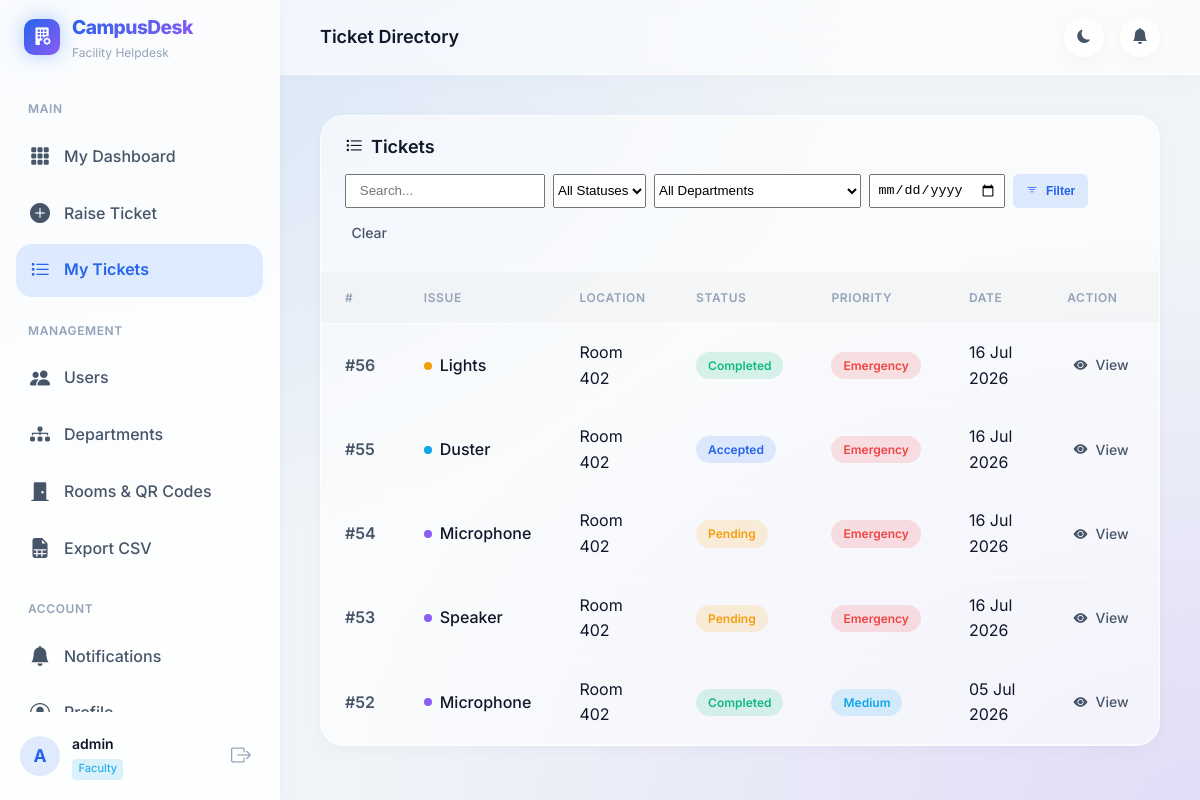
/tickets/list/ (signed in), run on the app's committed database.
### accounts/models.py (models this page shows, shortened)
class CustomUser(AbstractUser):
    ROLE_CHOICES = (
        ('ADMIN', 'Admin'),
        ('FACULTY', 'Faculty'),
        ('ATTENDER', 'Attender'),
    )
    role = models.CharField(max_length=15, choices=ROLE_CHOICES, default='FACULTY')
    phone_number = models.CharField(max_length=15, blank=True, null=True)
    department = models.ForeignKey(
        'tickets.Department',
        on_delete=models.SET_NULL,
        null=True,
        blank=True,
        related_name='users'
    )
    @property
    def is_admin_role(self):
        return self.role == 'ADMIN' or self.is_superuser

### tickets/models.py (models this page shows, shortened)
class Ticket(models.Model):
    CATEGORY_CHOICES = (
        ('SUPPLIES', 'Classroom Supplies'),
        ('TECHNICAL', 'Technical Issues'),
        ('MAINTENANCE', 'Maintenance'),
    )
    SUB_CATEGORY_CHOICES = (
        ('Chalk', 'Chalk'),
        ('Duster', 'Duster'),
        ('Marker', 'Marker'),
        ('White Paper', 'White Paper'),
        ('Projector', 'Projector'),
        ('Microphone', 'Microphone'),
        ('Speaker', 'Speaker'),
        ('Smart Board', 'Smart Board'),
        ('Computer', 'Computer'),
        ('Internet', 'Internet'),
        ('Fan', 'Fan'),
        ('Lights', 'Lights'),
        ('Door', 'Door'),
        ('Bench', 'Bench'),
        ('Water Leakage', 'Water Leakage'),
    )
    PRIORITY_CHOICES = (
        ('LOW', 'Low'),
        ('MEDIUM', 'Medium'),
        ('HIGH', 'High'),
        ('EMERGENCY', 'Emergency'),
    )
    STATUS_CHOICES = (
        ('PENDING', 'Pending'),
        ('ACCEPTED', 'Accepted'),
        ('IN_PROGRESS', 'In Progress'),
        ('COMPLETED', 'Completed'),
        ('CANCELLED', 'Cancelled'),
    )
    faculty = models.ForeignKey(
        settings.AUTH_USER_MODEL,
        on_delete=models.CASCADE,
        related_name='raised_tickets'
    )
    attender = models.ForeignKey(
        settings.AUTH_USER_MODEL,
        on_delete=models.SET_NULL,
        null=True,
        blank=True,
        related_name='assigned_tickets'
    )
    room = models.ForeignKey(Room, on_delete=models.CASCADE, related_name='tickets')
    category = models.CharField(max_length=20, choices=CATEGORY_CHOICES)
    sub_category = models.CharField(max_length=50, choices=SUB_CATEGORY_CHOICES)
    priority = models.CharField(max_length=15, choices=PRIORITY_CHOICES, default='MEDIUM')
    status = models.CharField(max_length=15, choices=STATUS_CHOICES, default='PENDING')
    description = models.TextField(blank=True, null=True)
    created_at = models.DateTimeField(auto_now_add=True)
    accepted_at = models.DateTimeField(null=True, blank=True)
    completed_at = models.DateTimeField(null=True, blank=True)
    updated_at = models.DateTimeField(auto_now=True)
    class Meta:
        ordering = ['-created_at']

class Room(models.Model):
    room_number = models.CharField(max_length=50, unique=True)
    floor = models.CharField(max_length=50)
    department = models.ForeignKey(Department, on_delete=models.CASCADE, related_name='rooms')
    qr_code = models.ImageField(upload_to='qr_codes/', blank=True, null=True)

### tickets/views.py (the view)
# urls.py: path('list/', views.ticket_list, name='ticket_list'),
@login_required
def ticket_list(request):
    queryset = Ticket.objects.all()
    if request.user.role == 'FACULTY':
        queryset = queryset.filter(faculty=request.user)
    elif request.user.role == 'ATTENDER':
        queryset = queryset.filter(Q(attender=request.user) | Q(status='PENDING', room__department=request.user.department))
    search_query = request.GET.get('search', '')
    status_filter = request.GET.get('status', '')
    dept_filter = request.GET.get('department', '')
    priority_filter = request.GET.get('priority', '')
    date_filter = request.GET.get('date', '')
    if search_query:
        queryset = queryset.filter(
            Q(description__icontains=search_query) |
            Q(room__room_number__icontains=search_query) |
            Q(sub_category__icontains=search_query)
        )
    if status_filter:
        queryset = queryset.filter(status=status_filter)
    if dept_filter:
        queryset = queryset.filter(room__department_id=dept_filter)
    if priority_filter:
        queryset = queryset.filter(priority=priority_filter)
    if date_filter:
        queryset = queryset.filter(created_at__date=date_filter)
    queryset = queryset.order_by('-created_at')
    paginator = Paginator(queryset, 10)
    page_number = request.GET.get('page')
    page_obj = paginator.get_page(page_number)
    departments = Department.objects.all()
    return render(request, 'tickets/ticket_list.html', {
        'page_obj': page_obj,
        'departments': departments,
        'search_query': search_query,
        'status_filter': status_filter,
        'dept_filter': dept_filter,
        'priority_filter': priority_filter,
        'date_filter': date_filter,
        'status_choices': Ticket.STATUS_CHOICES,
        'priority_choices': Ticket.PRIORITY_CHOICES,
    })

### templates/tickets/ticket_list.html (shortened to what this page needs)
{% extends 'base_dashboard.html' %}
{% block nav_list %}active{% endblock %}
{% block page_title %}Ticket Directory{% endblock %}
{% block content %}
<div class="card card-lg">
    <div class="card-header" style="flex-wrap: wrap; gap: 1rem;">
        <h2 class="card-title"><i class="bi bi-list-task"></i> Tickets</h2>
        <form method="get" class="filter-inline" style="display: flex; gap: 0.5rem; flex-wrap: wrap;">
            <input type="text" name="search" class="form-control" placeholder="Search..." value="{{ search_query }}" style="width: 200px; padding: 0.4rem 0.8rem;">
            <select name="status" class="form-select-sm">
                <option value="">All Statuses</option>
            </select>
            <select name="department" class="form-select-sm">
                <option value="">All Departments</option>
            </select>
            <input type="date" name="date" class="form-control" value="{{ date_filter }}" style="width: auto; padding: 0.4rem;">
            <button type="submit" class="btn btn-primary-sm"><i class="bi bi-filter"></i> Filter</button>
            <a href="?" class="btn btn-ghost-sm">Clear</a>
        </form>
    </div>
    <div class="card-body p-0">
        <div class="table-responsive">
            <table class="data-table">
                <thead>
                    <tr>
                        <th>#</th>
                        <th>Issue</th>
                        <th>Location</th>
                        <th>Status</th>
                        <th>Priority</th>
                        <th>Date</th>
                        <th>Action</th>
                    </tr>
                </thead>
                <tbody>
                    {% for ticket in page_obj %}
                    <tr class="table-row-animate">
                        <td><a href="{% url 'tickets:ticket_detail' ticket.id %}" class="ticket-id">#{{ ticket.id }}</a></td>
                        <td>
                            <div class="ticket-category">
                                <span class="category-dot cat-{{ ticket.category|lower }}"></span>
                                {{ ticket.sub_category }}
                            </div>
                        </td>
                        <td>Room {{ ticket.room.room_number }}</td>
                        <td><span class="status-badge status-{{ ticket.status|lower }}">{{ ticket.get_status_display }}</span></td>
                        <td><span class="priority-badge priority-{{ ticket.priority|lower }}">{{ ticket.get_priority_display }}</span></td>
                        <td>{{ ticket.created_at|date:"d M Y" }}</td>
                        <td>
                            <a href="{% url 'tickets:ticket_detail' ticket.id %}" class="btn btn-ghost-sm"><i class="bi bi-eye-fill"></i> View</a>
                        </td>
                    </tr>
                    {% endfor %}
                </tbody>
            </table>
        </div>
    </div>
</div>
{% endblock %}

### templates/base_dashboard.html (shortened to what this page needs)
{% load static %}
<!DOCTYPE html>
<html lang="en" data-theme="dark">
<head>
    <link rel="stylesheet" href="https://cdn.jsdelivr.net/npm/bootstrap-icons@1.11.3/font/bootstrap-icons.min.css">
    <link rel="stylesheet" href="{% static 'css/dashboard.css' %}">
</head>
<body>
<aside class="sidebar" id="sidebar">
    <div class="sidebar-brand">
        <div class="brand-icon">
            <i class="bi bi-building-fill-gear"></i>
        </div>
        <div class="brand-text">
            <span class="brand-name">CampusDesk</span>
            <span class="brand-tagline">Facility Helpdesk</span>
        </div>
    </div>
    <nav class="sidebar-nav">
        <div class="nav-section">
            <span class="nav-section-label">Main</span>
            {% if user.role == 'FACULTY' %}
            <a href="{% url 'dashboard:faculty_dashboard' %}" class="nav-item {% block nav_faculty %}{% endblock %}">
                <i class="bi bi-grid-3x3-gap-fill nav-icon"></i>
                <span>My Dashboard</span>
            </a>
            <a href="{% url 'tickets:raise_ticket' %}" class="nav-item {% block nav_raise %}{% endblock %}">
                <i class="bi bi-plus-circle-fill nav-icon"></i>
                <span>Raise Ticket</span>
            </a>
            <a href="{% url 'tickets:ticket_list' %}" class="nav-item {% block nav_list %}{% endblock %}">
                <i class="bi bi-list-task nav-icon"></i>
                <span>My Tickets</span>
            </a>
            {% endif %}
        </div>
        {% if user.is_admin_role %}
        <div class="nav-section">
            <span class="nav-section-label">Management</span>
            <a href="{% url 'accounts:manage_users' %}" class="nav-item {% block nav_users %}{% endblock %}">
                <i class="bi bi-people-fill nav-icon"></i>
                <span>Users</span>
            </a>
            <a href="{% url 'tickets:manage_departments' %}" class="nav-item {% block nav_depts %}{% endblock %}">
                <i class="bi bi-diagram-3-fill nav-icon"></i>
                <span>Departments</span>
            </a>
            <a href="{% url 'tickets:manage_rooms' %}" class="nav-item {% block nav_rooms %}{% endblock %}">
                <i class="bi bi-door-closed-fill nav-icon"></i>
                <span>Rooms & QR Codes</span>
            </a>
            <a href="{% url 'dashboard:export_tickets' %}" class="nav-item">
                <i class="bi bi-file-earmark-spreadsheet-fill nav-icon"></i>
                <span>Export CSV</span>
            </a>
        </div>
        {% endif %}
        <div class="nav-section">
            <span class="nav-section-label">Account</span>
            <a href="{% url 'dashboard:notifications' %}" class="nav-item {% block nav_notifs %}{% endblock %}">
                <i class="bi bi-bell-fill nav-icon"></i>
                <span>Notifications</span>
            </a>
            <a href="{% url 'accounts:profile' %}" class="nav-item {% block nav_profile %}{% endblock %}">
                <i class="bi bi-person-circle nav-icon"></i>
                <span>Profile</span>
            </a>
        </div>
    </nav>
    <div class="sidebar-footer">
        <div class="user-info">
            <div class="user-avatar">{{ user.username|first|upper }}</div>
            <div class="user-details">
                <span class="user-name">{{ user.username }}</span>
                <span class="user-role role-badge role-{{ user.role|lower }}">{{ user.get_role_display }}</span>
            </div>
        </div>
        <form method="post" action="{% url 'accounts:logout' %}">
            <button type="submit" class="logout-btn" title="Logout">
                <i class="bi bi-box-arrow-right"></i>
            </button>
        </form>
    </div>
</aside>
<div class="main-wrapper">
    <header class="topbar">
        <div class="topbar-title">
            {% block page_title %}Dashboard{% endblock %}
        </div>
        <div class="topbar-actions">
            <button class="icon-btn" id="themeToggle" title="Toggle theme">
                <i class="bi bi-moon-fill" id="themeIcon"></i>
            </button>
            <a href="{% url 'dashboard:notifications' %}" class="icon-btn notif-btn" title="Notifications">
                <i class="bi bi-bell-fill"></i>
            </a>
        </div>
    </header>
    <main class="main-content">
        {% block content %}{% endblock %}
    </main>
</div>
</body>
</html>

### data on the page
CustomUser: username|first "A", username "admin", role "Faculty"
Ticket: id "56", sub_category "Lights", room.room_number "402", status "Completed", priority "Emergency", created_at "16 Jul 2026"
Ticket: id "55", sub_category "Duster", room.room_number "402", status "Accepted", priority "Emergency", created_at "16 Jul 2026"
Ticket: id "54", sub_category "Microphone", room.room_number "402", status "Pending", priority "Emergency", created_at "16 Jul 2026"
Ticket: id "53", sub_category "Speaker", room.room_number "402", status "Pending", priority "Emergency", created_at "16 Jul 2026"
Ticket: id "52", sub_category "Microphone", room.room_number "402", status "Completed", priority "Medium", created_at "05 Jul 2026"
